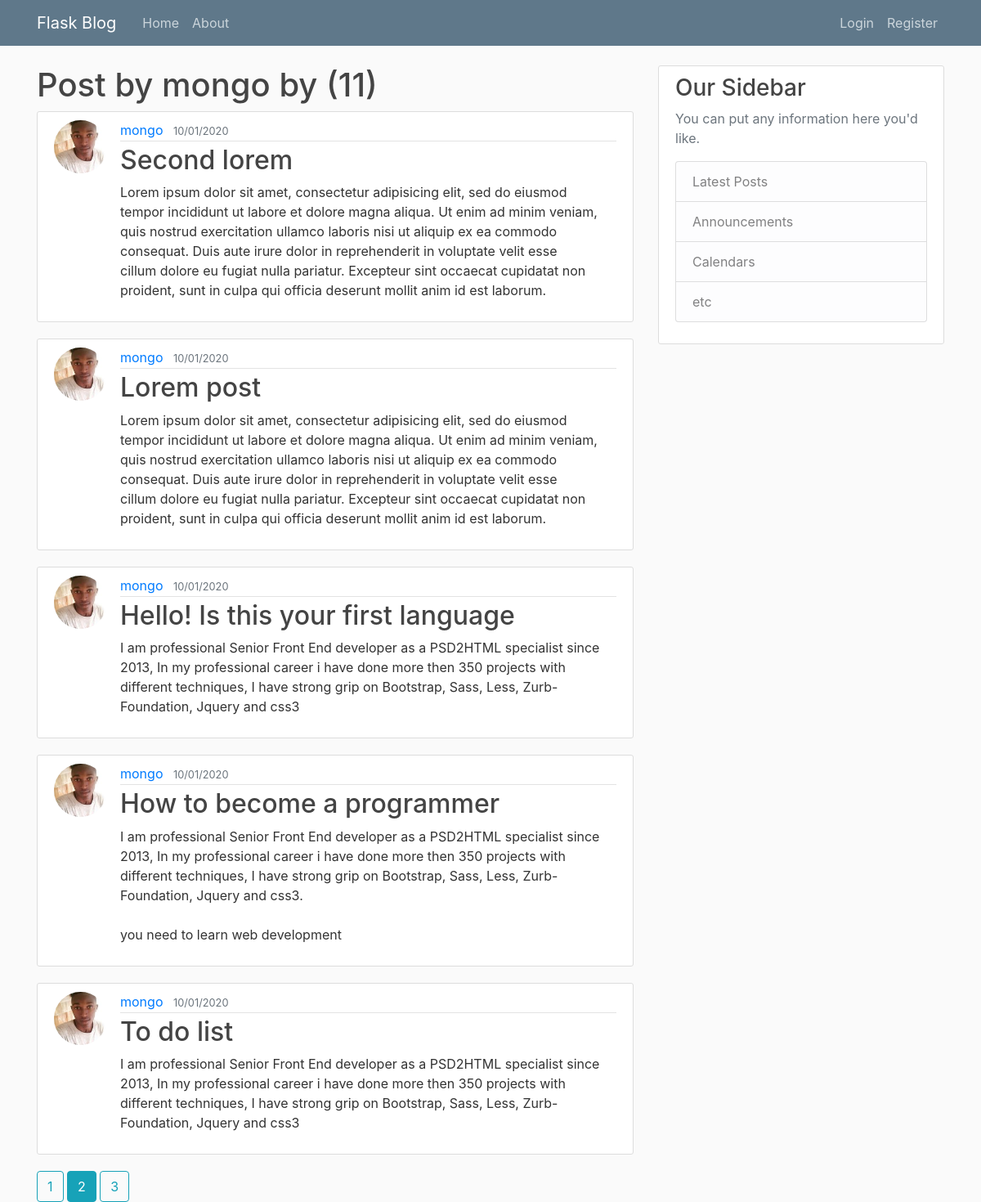
/user/mongo?page=2, run on an earlier commit of the app's database.
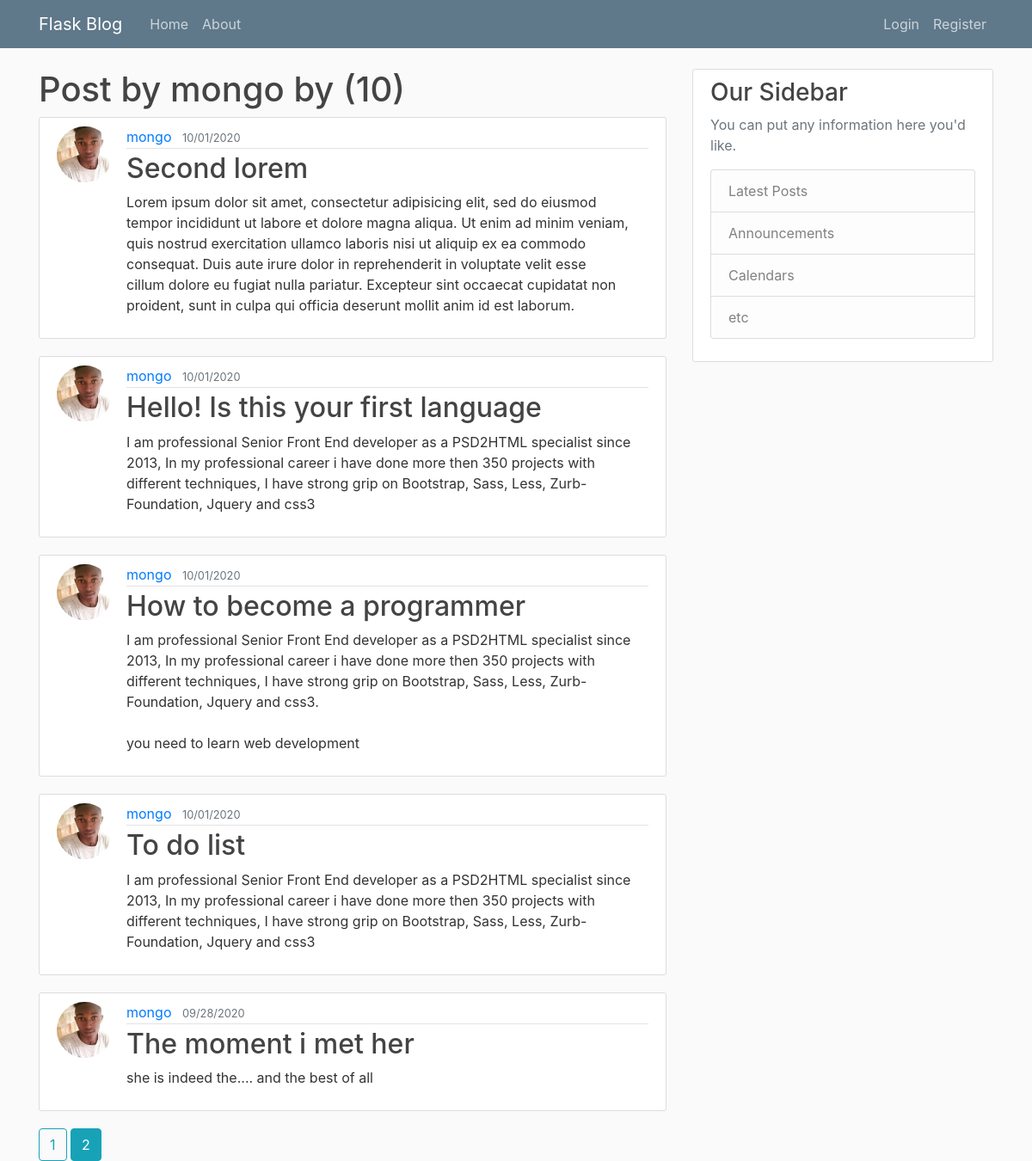
And on a later commit of the database.
### flaskblog/models.py (models this page shows, shortened)
class Post(db.Model):
	id = db.Column(db.Integer, primary_key = True)
	title = db.Column(db.String(20), nullable= False)
	date_posted = db.Column(db.DateTime, nullable = False, default = datetime.utcnow)
	content = db.Column(db.Text, nullable = False)
	user_id = db.Column(db.Integer, db.ForeignKey("user.id"), nullable = False)

class User(db.Model, UserMixin):
	id = db.Column(db.Integer, primary_key=True)
	username = db.Column(db.String(20), unique = True, nullable = False)
	email = db.Column(db.String(120), unique = True, nullable = False)
	image_file = db.Column(db.String(20), nullable = False, default = "default.jpg")
	password = db.Column(db.String(30), nullable= False)
	posts = db.relationship("Post", backref="author", lazy = True)

### flaskblog/users/route.py (the view)
@users.route('/user/<string:username>')
def user_posts(username):
	page = request.args.get('page', 1, type=int)
	user = User.query.filter_by(username=username).first_or_404()
	all_post = Post.query.filter_by(author=user)\
			.order_by(Post.date_posted.desc())\
			.paginate(page=page, per_page=5)
	return render_template('user_posts.html', all_post = all_post, user=user)

### flaskblog/templates/user_posts.html
{% extends "layout.html" %}
{% block css %}
	<link rel="stylesheet" type="text/css" href="{{ url_for('static', filename = 'main.css')}}">
{% endblock %}
{% block content %}
	<h1>Post by {{ user.username }} by ({{ all_post.total }})</h1>
	{% for post in all_post.items %}
		<article class="media content-section">
			<img class="rounded-circle article-img" src="{{ url_for('static', filename='profile_pics/' + post.author.image_file) }}">
		  <div class="media-body">
		    <div class="article-metadata">
		      <a class="mr-2" href="{{ url_for('users.user_posts', username = post.author.username ) }}">{{ post.author.username }}</a>
		      <small class="text-muted">{{ post.date_posted.strftime("%m/%d/%Y") }}</small>
		    </div>
		    <h2><a class="article-title" href="{{ url_for('posts.post', post_id = post.id) }}">{{ post.title }}</a></h2>
		    <p class="article-content"> {{ post.content }} </p>
		  </div>
		</article>
	{% endfor %}
	{% for page_num in all_post.iter_pages(left_edge=2, left_current=2, right_current=5, right_edge=2) %}
		{% if page_num %}
			{% if all_post.page == page_num %}
				<a class='btn btn-info' href="{{ url_for('users.user_posts', username=user.username, page=page_num) }}">{{ page_num }}</a>
			{% else %}
				<a class='btn btn-outline-info' href="{{ url_for('users.user_posts', username=user.username, page=page_num) }}">{{ page_num }}</a>
			{% endif%}
		{% else %}
			...
		{% endif%}
	{% endfor %}
{% endblock content %}

What changed in the data, as far as the page shows it:
removed Post: image_file (picture), author.username "mongo", date_posted "10/01/2020", title "Lorem post", content "Lorem ipsum dolor sit amet, consectetur adipisicing elit, sed do eiusmod tempor incididunt ut labore et dolore magna aliqua. Ut enim ad minim veniam, quis nostrud exercitation ullamco laboris nisi ut aliquip ex ea commodo consequat. Duis aute irure dolor in reprehenderit in voluptate velit esse cillum dolore eu fugiat nulla pariatur. Excepteur sint occaecat cupidatat non proident, sunt in culpa qui officia deserunt mollit anim id est laborum."
now on this page (row unchanged): Post: image_file (picture), author.username "mongo", date_posted "09/28/2020", title "The moment i met her", content "she is indeed the.... and the best of all"
Also different on the page:
{{ all_post.total }}: "11" → "10"
list line gone: "3"
